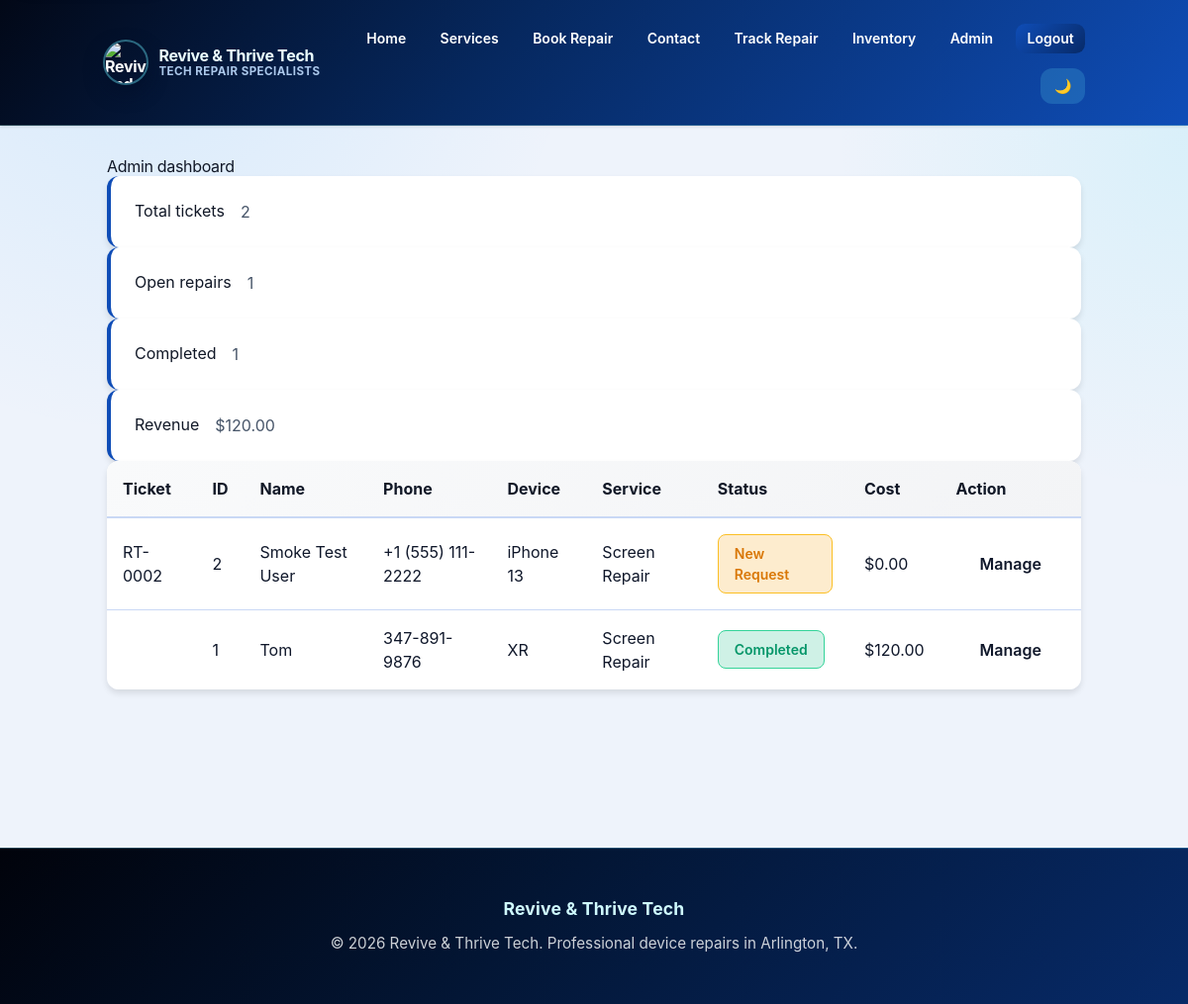
/admin (signed in), run on the app's committed database.
### tables this page shows
CREATE TABLE bookings (
            id INTEGER PRIMARY KEY AUTOINCREMENT,
            customer_name TEXT NOT NULL,
            phone_number TEXT NOT NULL,
            device_type TEXT NOT NULL,
            device_model TEXT NOT NULL,
            service_needed TEXT NOT NULL,
            issue_description TEXT NOT NULL,
            preferred_date TEXT NOT NULL,
            status TEXT DEFAULT 'New Request',
            created_at TEXT NOT NULL
        , repair_cost REAL DEFAULT 0, notes TEXT DEFAULT '', phone_number_normalized TEXT NOT NULL DEFAULT '', ticket_code TEXT DEFAULT '', email TEXT DEFAULT '', updated_at TEXT DEFAULT '', phone TEXT DEFAULT '', repair_type TEXT DEFAULT '', appointment_date TEXT DEFAULT '', technician TEXT DEFAULT '', estimated_cost REAL DEFAULT 0);

### app.py (the view)
@app.route("/admin")
@admin_required
def admin():
    conn = get_db_connection()
    cursor = conn.cursor()
    cursor.execute("SELECT * FROM bookings ORDER BY id DESC")
    bookings = cursor.fetchall()
    cursor.execute("SELECT COUNT(*) FROM bookings")
    total_tickets = cursor.fetchone()[0]
    cursor.execute(
        "SELECT COUNT(*) FROM bookings WHERE status != 'Completed' AND status != 'Delivered'"
    )
    open_tickets = cursor.fetchone()[0]
    cursor.execute(
        "SELECT COUNT(*) FROM bookings WHERE status = 'Completed' OR status = 'Delivered'"
    )
    completed_tickets = cursor.fetchone()[0]
    cursor.execute("SELECT SUM(repair_cost) FROM bookings")
    revenue = cursor.fetchone()[0] or 0
    conn.close()
    return render_template(
        "admin.html",
        bookings=bookings,
        total_tickets=total_tickets,
        open_tickets=open_tickets,
        completed_tickets=completed_tickets,
        revenue=revenue,
        status_options=STATUS_OPTIONS,
    )

### app.py (called while the page is built)
@app.context_processor
def inject_template_helpers():
    return {
        "media_url": media_url,
        "is_admin_authenticated": session.get("is_admin") is True,
    }

def admin_required(view_func):
    @wraps(view_func)
    def wrapped_view(*args, **kwargs):
        if session.get("is_admin") is not True:
            flash("Please sign in as admin to access this page.", "error")
            return redirect(url_for("admin_login", next=request.path))
        return view_func(*args, **kwargs)
    return wrapped_view

### database.py (called while the page is built, shortened)
def _is_sqlite_url(database_url: str) -> bool:
    return database_url.startswith("sqlite")

def get_engine() -> Engine:
    engine = current_app.extensions.get("database_engine")
    if engine is not None:
        return engine
    database_url = current_app.config["DATABASE_URL"]
    connect_args = {"check_same_thread": False} if _is_sqlite_url(database_url) else {}
    engine = create_engine(database_url, future=True, pool_pre_ping=True, connect_args=connect_args)
    current_app.extensions["database_engine"] = engine
    return engine

def get_db_connection() -> DBConnection:
    if "db_connection" not in g:
        engine = get_engine()
        raw = engine.connect()
        g.db_connection = DBConnection(raw=raw, is_sqlite=_is_sqlite_url(current_app.config["DATABASE_URL"]))
    return g.db_connection

def close_db_connection(_: Optional[BaseException] = None) -> None:
    db = g.pop("db_connection", None)
    if db is not None:
        db.close()

    def __getitem__(self, item: Union[int, str]) -> Any:
        if isinstance(item, int):
            return self._ordered_values[item]
        return super().__getitem__(item)

    def _convert_qmarks(self, query: str, params: Union[Sequence[Any], Dict[str, Any], None]) -> Tuple[str, Dict[str, Any]]:
        if params is None:
            return query, {}

    def execute(self, query: str, params: Union[Sequence[Any], Dict[str, Any], None] = None) -> "DBCursor":
        converted_query, converted_params = self._convert_qmarks(query, params)
        self._result = self.connection.raw.execute(text(converted_query), converted_params)
        self.lastrowid = getattr(self._result, "lastrowid", None)
        return self

    def fetchone(self) -> Optional[ResultRow]:
        if self._result is None:
            return None
        row = self._result.mappings().first()
        if row is None:
            return None
        mapping = dict(row)
        return ResultRow(mapping, list(mapping.keys()))

### templates/admin.html (shortened to what this page needs)
{% extends 'base.html' %}
{% block content %}
  <section class="section" data-reveal>
    <h1>Admin dashboard</h1>
    <div class="stats">
      <div class="stat-card">
        <h3>Total tickets</h3>
        <p>{{ total_tickets }}</p>
      </div>
      <div class="stat-card">
        <h3>Open repairs</h3>
        <p>{{ open_tickets }}</p>
      </div>
      <div class="stat-card">
        <h3>Completed</h3>
        <p>{{ completed_tickets }}</p>
      </div>
      <div class="stat-card">
        <h3>Revenue</h3>
        <p>${{ '%.2f' | format(revenue) }}</p>
      </div>
    </div>
    <div class="section" data-reveal>
      <div class="table-responsive">
      <table class="table">
        <thead>
          <tr>
            <th>Ticket</th>
            <th>ID</th>
            <th>Name</th>
            <th>Phone</th>
            <th>Device</th>
            <th>Service</th>
            <th>Status</th>
            <th>Cost</th>
            <th>Action</th>
          </tr>
        </thead>
        <tbody>
          {% for booking in bookings %}
            <tr>
              <td>{{ booking.ticket_code or '' }}</td>
              <td>{{ booking.id }}</td>
              <td>{{ booking.customer_name }}</td>
              <td>{{ booking.phone_number }}</td>
              <td>{{ booking.device_model }}</td>
              <td>{{ booking.service_needed }}</td>
              <td>
                {% if booking.status in ['Completed', 'Delivered'] %}
                  <span class="tag tag-success">{{ booking.status }}</span>
                {% elif booking.status in ['New Request', 'Received', 'Diagnosing', 'In Repair'] %}
                  <span class="tag tag-warning">{{ booking.status }}</span>
                {% else %}
                  <span class="tag tag-danger">{{ booking.status }}</span>
                {% endif %}
              </td>
              <td>${{ '%.2f' | format(booking.repair_cost or 0) }}</td>
              <td><a class="button" href="/ticket/{{ booking.id }}">Manage</a></td>
            </tr>
          {% else %}
            <tr>
              <td colspan="9">No booking requests yet.</td>
            </tr>
          {% endfor %}
        </tbody>
      </table>
      </div>
    </div>
  </section>
{% endblock %}

### static/style.css (style rules this page uses)
:root { --primary: #0f4db7; --primary-dark: #072a68; --primary-light: #2fa9ff; --secondary: #22d3ee; --secondary-dark: #0e7490; --secondary-light: #67e8f9; --danger: #ef4444; --danger-dark: #dc2626; --danger-light: #f87171; --warning: #f59e0b; --warning-dark: #d97706; --warning-light: #fbbf24; --success: #10b981; --success-dark: #059669; --success-light: #34d399; --gray-50: #f9fafb; --gray-100: #f3f4f6; --gray-200: #e5e7eb; --gray-300: #d1d5db; --gray-400: #9ca3af; --gray-500: #6b7280; --gray-600: #4b5563; --gray-700: #374151; --gray-800: #1f2937; --gray-900: #111827; --text: #0f172a; --text-light: #475569; --bg: #eef3fb; --bg-dark: #ffffff; --border: #c9d8f5; --shadow-sm: 0 1px 2px rgba(0, 0, 0, 0.05); --shadow-md: 0 4px 6px rgba(0, 0, 0, 0.1); --shadow-lg: 0 10px 15px rgba(0, 0, 0, 0.1); --shadow-xl: 0 20px 25px rgba(0, 0, 0, 0.1); --radius: 8px; --radius-lg: 12px; --radius-xl: 18px; }
* { margin: 0; padding: 0; box-sizing: border-box; }
html { scroll-behavior: smooth; }
body { font-family: -apple-system, BlinkMacSystemFont, 'Segoe UI', Roboto, 'Helvetica Neue', Arial, sans-serif; font-size: 16px; line-height: 1.6; color: var(--text); background: radial-gradient(circle at 12% 0%, rgba(47, 169, 255, 0.12), transparent 30%), radial-gradient(circle at 100% 14%, rgba(34, 211, 238, 0.1), transparent 24%), var(--bg); }
h1, h2, h3, h4, h5, h6 { font-weight: 700; line-height: 1.2; margin-bottom: 1rem; color: var(--gray-900); }
h1 { font-size: 2.5rem; letter-spacing: -0.02em; }
h3 { font-size: 1.5rem; }
p { margin-bottom: 1rem; color: var(--text-light); }
a { color: var(--primary); text-decoration: none; transition: color 0.2s; }
.section { margin-bottom: 3rem; animation: fadeIn 0.3s ease-in; }
[data-reveal] { opacity: 0; transform: translateY(16px); transition: opacity 0.65s ease, transform 0.65s ease; }
[data-reveal].is-visible { opacity: 1; transform: translateY(0); }
.stat-card { background: var(--bg-dark); border-radius: var(--radius-lg); padding: 1.5rem; box-shadow: var(--shadow-md); display: flex; gap: 1rem; align-items: center; border-left: 4px solid var(--primary); transition: all 0.3s ease; }
.button, button { padding: 0.75rem 1.5rem; border: none; border-radius: var(--radius); font-size: 1rem; font-weight: 600; cursor: pointer; transition: all 0.2s; display: inline-flex; align-items: center; gap: 0.5rem; }
.table-responsive { overflow-x: auto; border-radius: var(--radius-lg); box-shadow: var(--shadow-md); }
.table { width: 100%; border-collapse: collapse; background: var(--bg-dark); }
.table thead { background: linear-gradient(135deg, var(--gray-50) 0%, var(--gray-100) 100%); }
.table th { padding: 1rem; text-align: left; font-weight: 700; color: var(--gray-900); border-bottom: 2px solid var(--border); }
.table td { padding: 1rem; border-bottom: 1px solid var(--border); }
.table tbody tr { transition: background 0.2s; }
.table tbody tr:last-child td { border-bottom: none; }
.tag { display: inline-block; padding: 0.5rem 1rem; border-radius: var(--radius); font-size: 0.875rem; font-weight: 600; }
.tag-success { background: rgba(16, 185, 129, 0.2); color: var(--success-dark); border: 1px solid var(--success-light); }
.tag-warning { background: rgba(245, 158, 11, 0.2); color: var(--warning-dark); border: 1px solid var(--warning-light); }

### data on the page
bookings: ticket_code "RT-0002", id "2", customer_name "Smoke Test User", phone_number "+1 (555) 111-2222", device_model "iPhone 13", service_needed "Screen Repair", status "New Request", repair_cost "0.00"
bookings: id "1", customer_name "Tom", phone_number "347-891-9876", device_model "XR", service_needed "Screen Repair", status "Completed", repair_cost "120.00"

### other printed values
{{ total_tickets }} "2"
{{ open_tickets }} "1"
{{ completed_tickets }} "1"
{{ '%.2f' | format(revenue) }} "120.00"
